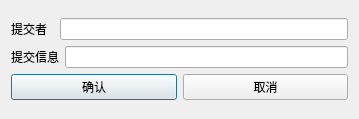
<?xml version="1.0" encoding="UTF-8"?>
<ui version="4.0">
 <class>commitdlg</class>
 <widget class="QDialog" name="commitdlg">
  <property name="geometry">
   <rect>
    <x>0</x>
    <y>0</y>
    <width>359</width>
    <height>119</height>
   </rect>
  </property>
  <property name="windowTitle">
   <string>Dialog</string>
  </property>
  <layout class="QGridLayout" name="gridLayout">
   <item row="0" column="0">
    <layout class="QVBoxLayout" name="verticalLayout">
     <item>
      <layout class="QHBoxLayout" name="horizontalLayout">
       <item>
        <widget class="QLabel" name="label">
         <property name="text">
          <string>提交者  </string>
         </property>
        </widget>
       </item>
       <item>
        <widget class="QLineEdit" name="edit_commitor"/>
       </item>
      </layout>
     </item>
     <item>
      <layout class="QHBoxLayout" name="horizontalLayout_2">
       <item>
        <widget class="QLabel" name="label_2">
         <property name="text">
          <string>提交信息</string>
         </property>
        </widget>
       </item>
       <item>
        <widget class="QLineEdit" name="edit_msg"/>
       </item>
      </layout>
     </item>
     <item>
      <layout class="QHBoxLayout" name="horizontalLayout_3">
       <item>
        <widget class="QPushButton" name="bt_confirm">
         <property name="text">
          <string>确认</string>
         </property>
        </widget>
       </item>
       <item>
        <widget class="QPushButton" name="bt_cancle">
         <property name="text">
          <string>取消</string>
         </property>
        </widget>
       </item>
      </layout>
     </item>
    </layout>
   </item>
  </layout>
 </widget>
 <resources/>
 <connections/>
</ui>
